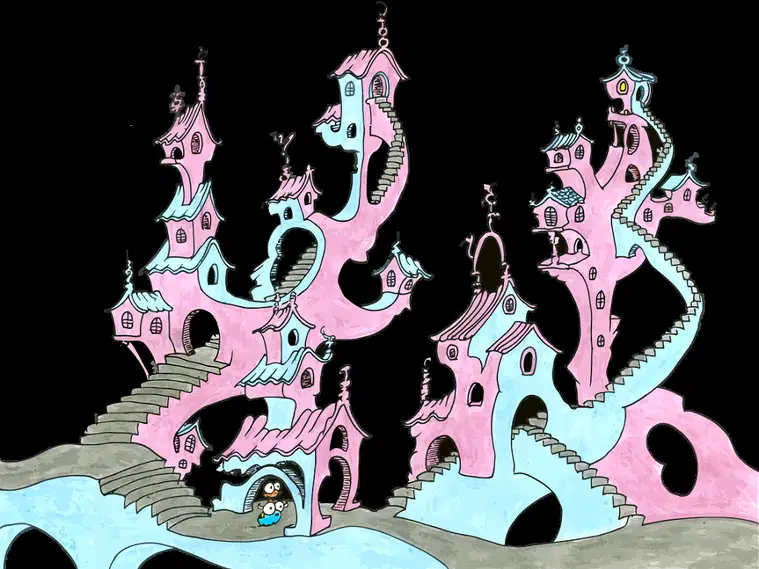
#> input picture tools/hgt_reference.webp, 759 x 569 px
$ python clean_sprite.py hgt_reference.webp
#> lines starting #> are read from the running program, lines starting #| are printed output that depends on the picture; after the words box and inside, x2 and y2 are one past the last pixel; in counts of white or black regions, pixels touching at a corner belong together
"""Removes stray specks from cut-out sprites: python tools/clean_sprite.py <png...>. Keeps connected parts (joined within 4 px) bigger than 1.2 percent of the biggest part;
turns leftover magenta-ish edge pixels grey-neutral and thins a 1 px magenta fringe."""
import sys, numpy as np
from PIL import Image
from scipy import ndimage as ndi
for f in sys.argv[1:]:
    im = Image.open(f).convert('RGBA'); a = np.array(im); al = a[..., 3]
#> after `al = a[..., 3]`: al: shape (569, 759); every value is 255
    m = al > 24
#> m: shape (569, 759) bool; every value is 1
    lab, n = ndi.label(ndi.binary_dilation(m, iterations=4))
#> lab: shape (569, 759) int32; every value is 1
#> n = 1
    if n > 1:
        areas = ndi.sum(m, lab, range(1, n + 1)); keep = areas >= areas.max() * .012
        ok = np.isin(lab, np.where(keep)[0] + 1)
        a[~ok, 3] = 0
    rgb = a[..., :3].astype(float); pk = np.minimum(rgb[..., 0], rgb[..., 2]) - rgb[..., 1]
#> after `pk = np.minimum(rgb[..., 0], rgb[..., 2]) - rgb[..., 1]`:
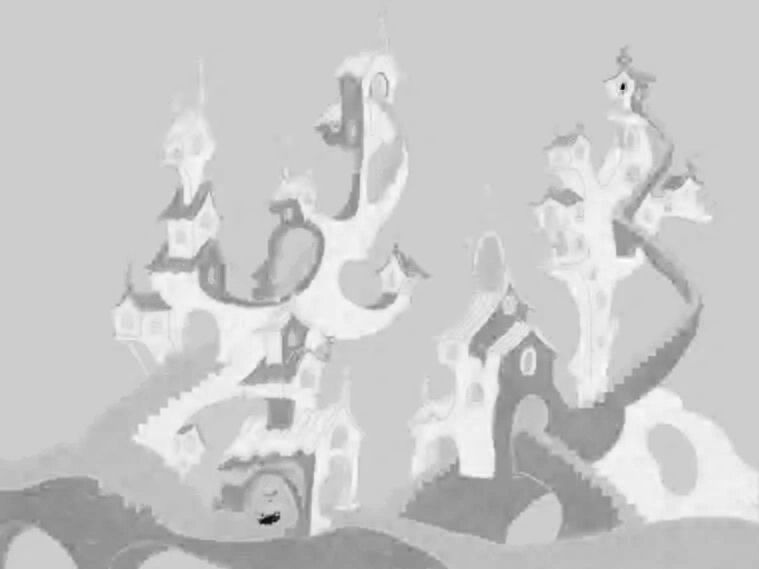
#> pk: shape (569, 759) float64; min -222, max 54, mean -3.9; drawn with min black and max white
    fix = (pk > 30) & (a[..., 3] > 0)
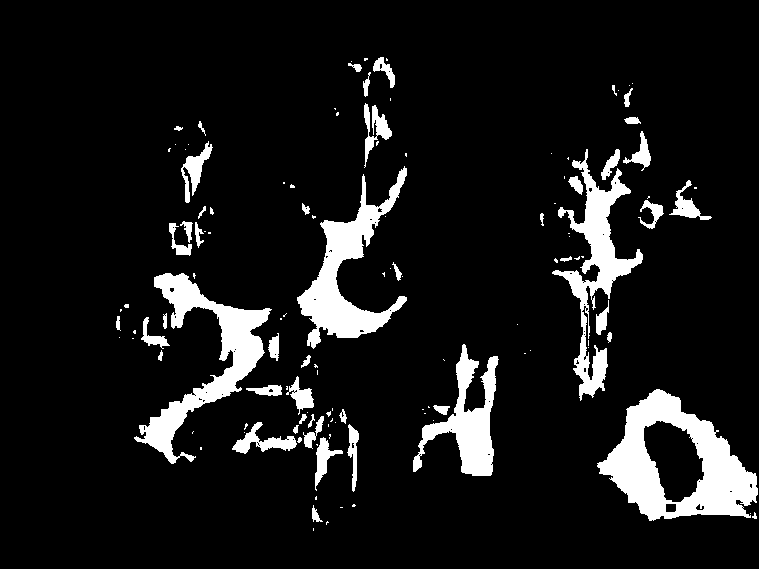
#> fix: shape (569, 759) bool; 9.5% white; 125 white regions (74 under 20 px), largest, box (x1, y1, x2, y2) and area: (597, 389, 758, 521) 9613, (134, 273, 272, 464) 6735, (297, 166, 407, 349) 6183
    for c in (0, 2): rgb[..., c][fix] = np.minimum(rgb[..., c][fix], rgb[..., 1][fix] + 30)
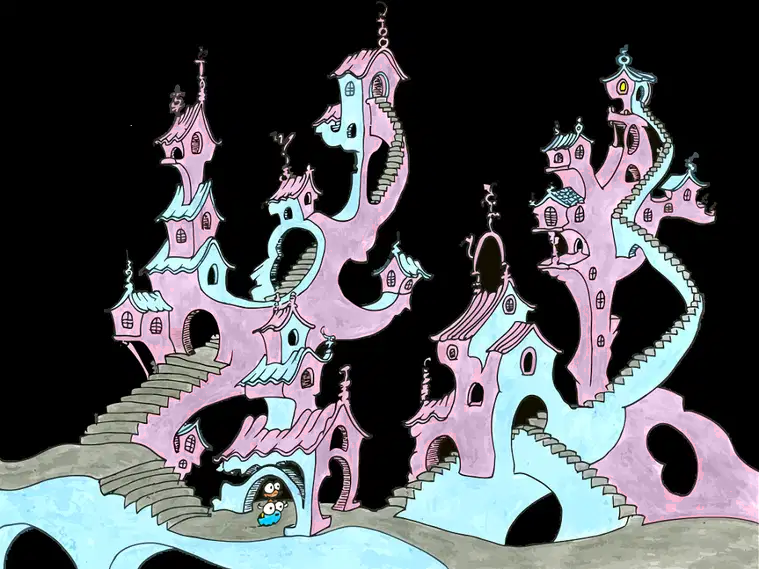
#> rgb: shape (569, 759, 3) float64; mean R, G, B 81.4, 83.1, 87.6
    a[..., :3] = rgb.clip(0, 255).astype(np.uint8)
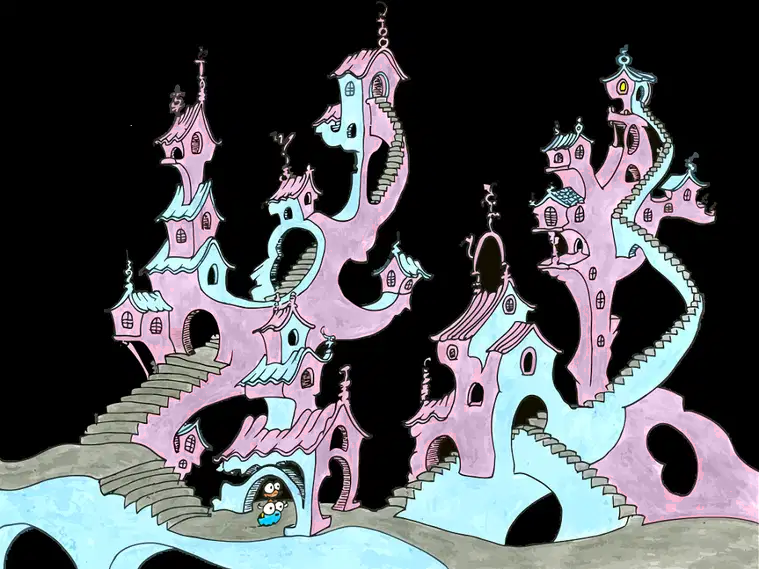
#> a: shape (569, 759, 4); mean R, G, B, A 81.4, 83.1, 87.6, 255
    Image.fromarray(a, 'RGBA').save(f, optimize=True)
